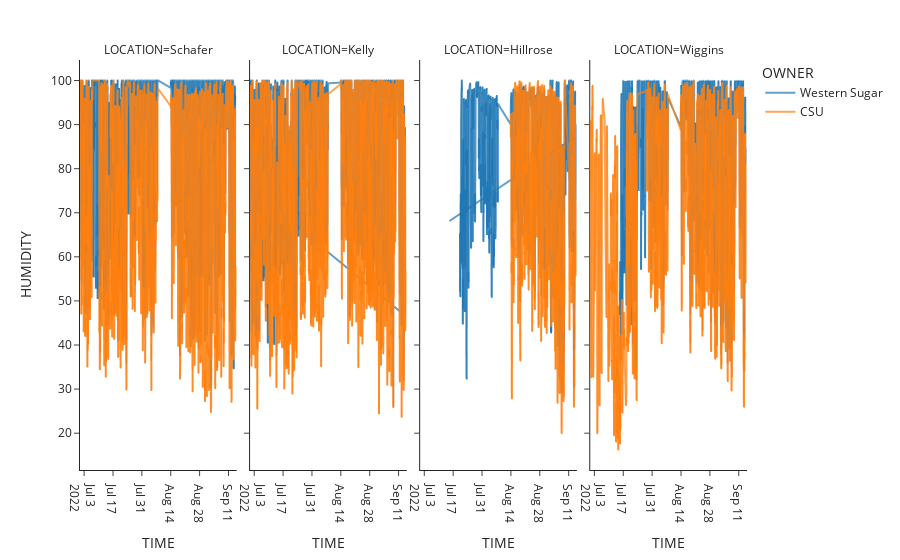

This figure's notebook cell:
### Markdown cell above
#### Timeseries Plots Stratified by Location

### Code cell
fig_temp_humi = px.line(
    df, 
    x="TIME", 
    y="HUMIDITY",
    color = 'OWNER',
    facet_col="LOCATION",
    template='simple_white'
)
fig_temp_humi.update_traces(opacity=0.7)
fig_temp_humi.show()

### Figure 1 — Plotly figure (JSON) as saved in the notebook; plotly's stock layout.template omitted (floating-point values rounded to 4 significant figures; data arrays with more than 128 entries replaced by an {"elided": "..."} marker saying what was removed)
{"data": [{"hovertemplate": "OWNER=Western Sugar<br>LOCATION=Schafer<br>TIME=%{x}<br>HUMIDITY=%{y}<extra></extra>", "legendgroup": "Western Sugar", "line": {"color": "#1F77B4", "dash": "solid"}, "mode": "lines", "name": "Western Sugar", "opacity": 0.7, "showlegend": true, "type": "scattergl", "x": {"elided": "1667 str values"}, "xaxis": "x", "y": {"elided": "1667 float values"}, "yaxis": "y"}, {"hovertemplate": "OWNER=Western Sugar<br>LOCATION=Kelly<br>TIME=%{x}<br>HUMIDITY=%{y}<extra></extra>", "legendgroup": "Western Sugar", "line": {"color": "#1F77B4", "dash": "solid"}, "mode": "lines", "name": "Western Sugar", "opacity": 0.7, "showlegend": false, "type": "scattergl", "x": {"elided": "1668 str values"}, "xaxis": "x2", "y": {"elided": "1668 float values"}, "yaxis": "y2"}, {"hovertemplate": "OWNER=Western Sugar<br>LOCATION=Hillrose<br>TIME=%{x}<br>HUMIDITY=%{y}<extra></extra>", "legendgroup": "Western Sugar", "line": {"color": "#1F77B4", "dash": "solid"}, "mode": "lines", "name": "Western Sugar", "opacity": 0.7, "showlegend": false, "type": "scattergl", "x": {"elided": "1215 str values"}, "xaxis": "x3", "y": {"elided": "1215 float values"}, "yaxis": "y3"}, {"hovertemplate": "OWNER=Western Sugar<br>LOCATION=Wiggins<br>TIME=%{x}<br>HUMIDITY=%{y}<extra></extra>", "legendgroup": "Western Sugar", "line": {"color": "#1F77B4", "dash": "solid"}, "mode": "lines", "name": "Western Sugar", "opacity": 0.7, "showlegend": false, "type": "scattergl", "x": {"elided": "1330 str values"}, "xaxis": "x4", "y": {"elided": "1330 float values"}, "yaxis": "y4"}, {"hovertemplate": "OWNER=CSU<br>LOCATION=Schafer<br>TIME=%{x}<br>HUMIDITY=%{y}<extra></extra>", "legendgroup": "CSU", "line": {"color": "#FF7F0E", "dash": "solid"}, "mode": "lines", "name": "CSU", "opacity": 0.7, "showlegend": true, "type": "scattergl", "x": {"elided": "1448 str values"}, "xaxis": "x", "y": {"elided": "1448 float values"}, "yaxis": "y"}, {"hovertemplate": "OWNER=CSU<br>LOCATION=Kelly<br>TIME=%{x}<br>HUMIDITY=%{y}<extra></extra>", "legendgroup": "CSU", "line": {"color": "#FF7F0E", "dash": "solid"}, "mode": "lines", "name": "CSU", "opacity": 0.7, "showlegend": false, "type": "scattergl", "x": {"elided": "1481 str values"}, "xaxis": "x2", "y": {"elided": "1481 float values"}, "yaxis": "y2"}, {"hovertemplate": "OWNER=CSU<br>LOCATION=Hillrose<br>TIME=%{x}<br>HUMIDITY=%{y}<extra></extra>", "legendgroup": "CSU", "line": {"color": "#FF7F0E", "dash": "solid"}, "mode": "lines", "name": "CSU", "opacity": 0.7, "showlegend": false, "type": "scattergl", "x": {"elided": "702 str values"}, "xaxis": "x3", "y": {"elided": "702 float values"}, "yaxis": "y3"}, {"hovertemplate": "OWNER=CSU<br>LOCATION=Wiggins<br>TIME=%{x}<br>HUMIDITY=%{y}<extra></extra>", "legendgroup": "CSU", "line": {"color": "#FF7F0E", "dash": "solid"}, "mode": "lines", "name": "CSU", "opacity": 0.7, "showlegend": false, "type": "scattergl", "x": {"elided": "1239 str values"}, "xaxis": "x4", "y": {"elided": "1239 float values"}, "yaxis": "y4"}], "layout": {"annotations": [{"font": {}, "showarrow": false, "text": "LOCATION=Schafer", "x": 0.1175, "xanchor": "center", "xref": "paper", "y": 1, "yanchor": "bottom", "yref": "paper"}, {"font": {}, "showarrow": false, "text": "LOCATION=Kelly", "x": 0.3725, "xanchor": "center", "xref": "paper", "y": 1, "yanchor": "bottom", "yref": "paper"}, {"font": {}, "showarrow": false, "text": "LOCATION=Hillrose", "x": 0.6275, "xanchor": "center", "xref": "paper", "y": 1, "yanchor": "bottom", "yref": "paper"}, {"font": {}, "showarrow": false, "text": "LOCATION=Wiggins", "x": 0.8825, "xanchor": "center", "xref": "paper", "y": 1, "yanchor": "bottom", "yref": "paper"}], "autosize": true, "legend": {"title": {"text": "OWNER"}, "tracegroupgap": 0}, "margin": {"t": 60}, "xaxis": {"anchor": "y", "autorange": true, "domain": [0, 0.235], "range": ["2022-07-01", "2022-09-15"], "title": {"text": "TIME"}, "type": "date"}, "xaxis2": {"anchor": "y2", "autorange": true, "domain": [0.255, 0.49], "matches": "x", "range": ["2022-07-01", "2022-09-15"], "title": {"text": "TIME"}, "type": "date"}, "xaxis3": {"anchor": "y3", "autorange": true, "domain": [0.51, 0.745], "matches": "x", "range": ["2022-07-01", "2022-09-15"], "title": {"text": "TIME"}, "type": "date"}, "xaxis4": {"anchor": "y4", "autorange": true, "domain": [0.765, 1.0], "matches": "x", "range": ["2022-07-01", "2022-09-15"], "title": {"text": "TIME"}, "type": "date"}, "yaxis": {"anchor": "x", "autorange": true, "domain": [0, 1], "range": [11.65, 104.7], "title": {"text": "HUMIDITY"}, "type": "linear"}, "yaxis2": {"anchor": "x2", "autorange": true, "domain": [0, 1], "matches": "y", "range": [11.65, 104.7], "showticklabels": false, "type": "linear"}, "yaxis3": {"anchor": "x3", "autorange": true, "domain": [0, 1], "matches": "y", "range": [11.65, 104.7], "showticklabels": false, "type": "linear"}, "yaxis4": {"anchor": "x4", "autorange": true, "domain": [0, 1], "matches": "y", "range": [11.65, 104.7], "showticklabels": false, "type": "linear"}}}
